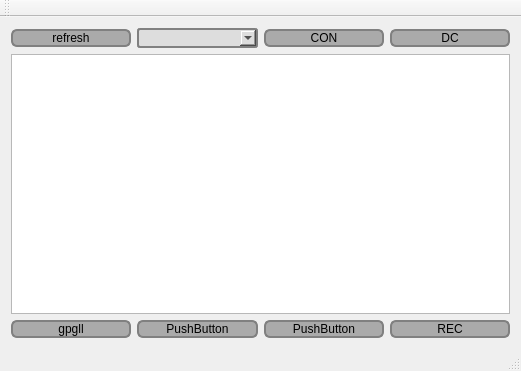
<?xml version="1.0" encoding="UTF-8"?>
<ui version="4.0">
 <class>MainWindow</class>
 <widget class="QMainWindow" name="MainWindow">
  <property name="geometry">
   <rect>
    <x>0</x>
    <y>0</y>
    <width>521</width>
    <height>371</height>
   </rect>
  </property>
  <property name="windowTitle">
   <string>MainWindow</string>
  </property>
  <property name="styleSheet">
   <string notr="true">QComboBox{
border: 2px solid gray;
border-radius: 3px;
padding: 0 8px; 
background-color: #dddddd
}

QPushButton{
border: 2px solid gray;
border-radius: 6px;
padding: 0 8px;
background-color: #aaaaaa
}

QLabel{
border: 2px solid black;
border-radius: 6px;
padding: 0 8px;
background-color: #000000
}


QPushButton:pushed{
background-color: #ffffff
}

QPushButton:hover{
background-color: #bbbbbb
}

</string>
  </property>
  <widget class="QWidget" name="centralWidget">
   <layout class="QVBoxLayout" name="verticalLayout">
    <item>
     <layout class="QHBoxLayout" name="horizontalLayout">
      <item>
       <widget class="QPushButton" name="refresh">
        <property name="text">
         <string>refresh</string>
        </property>
       </widget>
      </item>
      <item>
       <widget class="QComboBox" name="comboBox"/>
      </item>
      <item>
       <widget class="QPushButton" name="connect">
        <property name="text">
         <string>CON</string>
        </property>
       </widget>
      </item>
      <item>
       <widget class="QPushButton" name="disconnect">
        <property name="text">
         <string>DC</string>
        </property>
       </widget>
      </item>
     </layout>
    </item>
    <item>
     <widget class="QTextEdit" name="textEdit">
      <property name="tabChangesFocus">
       <bool>false</bool>
      </property>
     </widget>
    </item>
    <item>
     <layout class="QHBoxLayout" name="horizontalLayout_2">
      <item>
       <widget class="QPushButton" name="gpgll">
        <property name="text">
         <string>gpgll</string>
        </property>
       </widget>
      </item>
      <item>
       <widget class="QPushButton" name="pushButton_6">
        <property name="text">
         <string>PushButton</string>
        </property>
       </widget>
      </item>
      <item>
       <widget class="QPushButton" name="pushButton_5">
        <property name="text">
         <string>PushButton</string>
        </property>
       </widget>
      </item>
      <item>
       <widget class="QPushButton" name="record">
        <property name="text">
         <string>REC</string>
        </property>
        <property name="icon">
         <iconset resource="snds.qrc">
          <normaloff>:/rd.png</normaloff>:/rd.png</iconset>
        </property>
        <property name="checkable">
         <bool>true</bool>
        </property>
       </widget>
      </item>
     </layout>
    </item>
   </layout>
  </widget>
  <widget class="QToolBar" name="mainToolBar">
   <attribute name="toolBarArea">
    <enum>TopToolBarArea</enum>
   </attribute>
   <attribute name="toolBarBreak">
    <bool>false</bool>
   </attribute>
  </widget>
  <widget class="QStatusBar" name="statusBar"/>
 </widget>
 <layoutdefault spacing="6" margin="11"/>
 <resources>
  <include location="snds.qrc"/>
 </resources>
 <connections/>
</ui>
